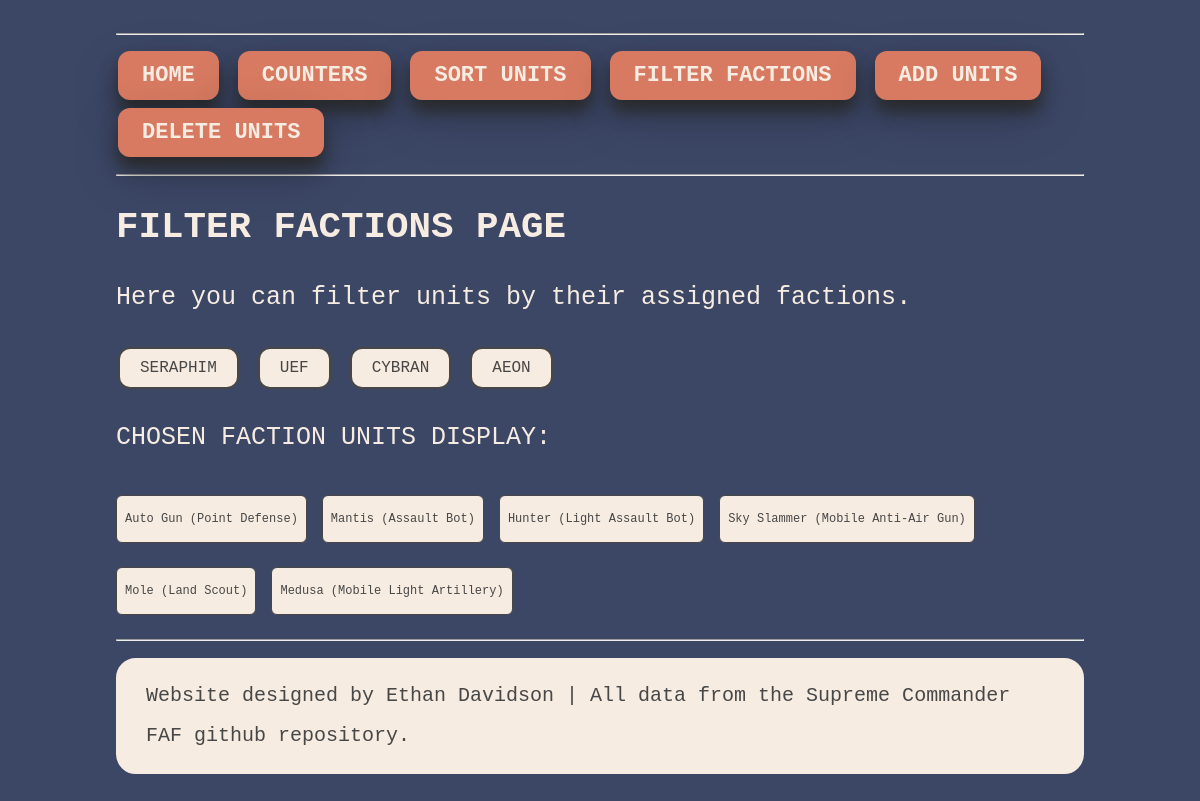
The app's page /filter_factions/2 with its own data.
### tables this page shows
CREATE TABLE Units_T1_Land (ID INTEGER PRIMARY KEY AUTOINCREMENT, Name TEXT, Health INT, DPS INT, Mass_Cost INT, Energy_Cost INT, "Range" INT, Speed INT, Faction_ID INT REFERENCES Faction (ID));

### sc_web.py (the view)
@app.route('/filter_factions/<int:fac>')
def filter_factions(fac):
	faction_column_names = ['UEF', 'Cybran', 'Aeon', 'Seraphim']
	try:
		with sqlite3.connect(TARGET_DATABASE_FILE) as connection:
			cursor = connection.cursor()
			query = """
				SELECT Units_T1_Land.Name, Units_T1_Land.Health,
				Units_T1_Land.DPS, Units_T1_Land.Mass_Cost,
				Units_T1_Land.Energy_Cost, Units_T1_Land.Range,
				Units_T1_Land.Speed, Faction.Faction_Name
				FROM Units_T1_Land JOIN Faction ON Units_T1_Land.Faction_ID=Faction.ID WHERE Faction.Faction_Name = ?;"""
			cursor.execute(query, (faction_column_names[int(fac) - 1],))
			results = cursor.fetchall()
	except:
	  	return render_template("404.html")
	return render_template('filter_factions.html', fac = fac, data=results)

### templates/filter_factions.html
{% extends "layout.html" %}
{% block content %}
		<h2> FILTER FACTIONS PAGE </h2>
        <p>Here you can filter units by their assigned factions. </p>
          <a href="/filter_factions/0">
    		<button class="button_smaller button2" type="button">SERAPHIM</button>
		</a>
		<a href="/filter_factions/1">
    		<button class="button_smaller button2" type="button">UEF</button>
		</a>
		<a href="/filter_factions/2">
    		<button class="button_smaller button2" type="button">CYBRAN</button>
		</a>
		<a href="/filter_factions/3">
    		<button class="button_smaller button2" type="button">AEON</button>
		</a>
		<p> CHOSEN FACTION UNITS DISPLAY:</p>
         {% for unit in data %}
    	 <p class="greybox" >  {{unit[0]}}</p>
    	 {% endfor %}
{% endblock %}

### static/style.css (style rules this page uses)
html, body { font-family: "Lucida Console", monospace; margin: 0rem 3rem; }
:root { --col_1: #D77A61; --col_2: #474747; --col_3: #F7ECE1; --col_4: #3c4766; --col_5: #D77A61; }
body { color: var(--col_3); font-size: 25px; line-height: 40px; text-align: left; background-color: var(--col_4); padding: 20px; }
a { color: inherit; text-decoration: inherit; }
.button_smaller { font-family: Lucida Console, monospace; border: none; border-radius: 12px; color: var(--col_2); padding: 10px 20px; text-align: center; text-decoration: none; display: inline-block; font-size: 16px; margin: 4px 2px; transition-duration: 0.4s; cursor: pointer; }
.button2 { background-color: var(--col_3); color: var(--col_2); border: 2px solid var(--col_2); }
.greybox { display: flex; display: inline-block; font-weight: lighter; font-size: 12px; color: var(--col_2); background-color: var(--col_3); padding: 3px 8px; border-style: solid; border-width: 1.5px; border-radius: 6px; }

### records on screen
Units_T1_Land: Name "Auto Gun (Point Defense)"
Units_T1_Land: Name "Mantis (Assault Bot)"
Units_T1_Land: Name "Hunter (Light Assault Bot)"
Units_T1_Land: Name "Sky Slammer (Mobile Anti-Air Gun)"
Units_T1_Land: Name "Mole (Land Scout)"
Units_T1_Land: Name "Medusa (Mobile Light Artillery)"
